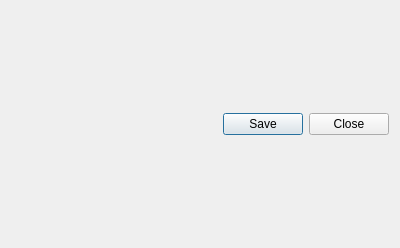
<?xml version="1.0" encoding="UTF-8"?>
<ui version="4.0">
 <class>TagAssignmentDialog</class>
 <widget class="QDialog" name="TagAssignmentDialog">
  <property name="geometry">
   <rect>
    <x>0</x>
    <y>0</y>
    <width>400</width>
    <height>248</height>
   </rect>
  </property>
  <property name="windowTitle">
   <string>Dialog</string>
  </property>
  <layout class="QVBoxLayout" name="verticalLayout">
   <item>
    <layout class="QVBoxLayout" name="tagContainer"/>
   </item>
   <item>
    <widget class="QDialogButtonBox" name="buttonBox">
     <property name="layoutDirection">
      <enum>Qt::LayoutDirection::LeftToRight</enum>
     </property>
     <property name="autoFillBackground">
      <bool>false</bool>
     </property>
     <property name="orientation">
      <enum>Qt::Orientation::Horizontal</enum>
     </property>
     <property name="standardButtons">
      <set>QDialogButtonBox::StandardButton::Close|QDialogButtonBox::StandardButton::Save</set>
     </property>
     <property name="centerButtons">
      <bool>false</bool>
     </property>
    </widget>
   </item>
  </layout>
 </widget>
 <resources/>
 <connections>
  <connection>
   <sender>buttonBox</sender>
   <signal>accepted()</signal>
   <receiver>TagAssignmentDialog</receiver>
   <slot>accept()</slot>
   <hints>
    <hint type="sourcelabel">
     <x>248</x>
     <y>254</y>
    </hint>
    <hint type="destinationlabel">
     <x>157</x>
     <y>274</y>
    </hint>
   </hints>
  </connection>
  <connection>
   <sender>buttonBox</sender>
   <signal>rejected()</signal>
   <receiver>TagAssignmentDialog</receiver>
   <slot>reject()</slot>
   <hints>
    <hint type="sourcelabel">
     <x>316</x>
     <y>260</y>
    </hint>
    <hint type="destinationlabel">
     <x>286</x>
     <y>274</y>
    </hint>
   </hints>
  </connection>
 </connections>
</ui>
